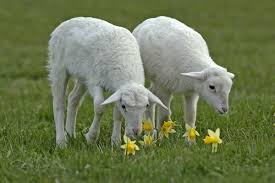
#> input picture images/1.jpg, 275 x 183 px, found by its file name
$ python sheep_vid.py
#> lines starting #> are read from the running program, lines starting #| are printed output that depends on the picture
import cv2
import os
import numpy as np
from sklearn import svm
from skimage.feature import hog
from sklearn.model_selection import train_test_split

# Data Preparation
data_directory = 'D:/TIF/Semester 5/Project Peternakan Kambing/sheep/images'

# Create empty lists to store features and labels
X = []  # Features
y = []  # Labels (1 for sheep, 0 for not sheep)

# Load and preprocess images from the dataset
for filename in os.listdir(data_directory):
    if filename.endswith(".jpg"):
        image_path = os.path.join(data_directory, filename)
        img = cv2.imread(image_path)
#> img is the input picture: shape (183, 275, 3); mean B, G, R 81.2, 120, 108.7

        # Preprocess the image (resize, convert to grayscale)
        img = cv2.resize(img, (64, 64))
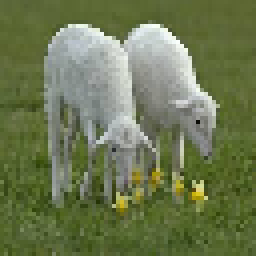
#> img: shape (64, 64, 3) (shown 4 times larger); mean B, G, R 81.1, 119.8, 108.5
        gray_img = cv2.cvtColor(img, cv2.COLOR_BGR2GRAY)
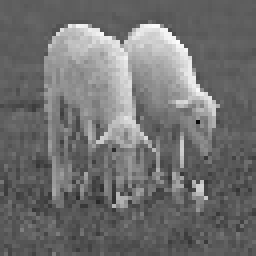
#> gray_img: shape (64, 64) (shown 4 times larger); min 11, max 252, mean 112

        # Extract features (HOG, you can use other methods as well)
        features = hog(gray_img, pixels_per_cell=(8, 8), cells_per_block=(2, 2))
#> features = 1764 values, max 0.551 at index 186, min 0 at index 53, mean 0.139

        # Append features and labels
        X.append(features)
        if "sheep" in filename:
            y.append(1)
        else:
            y.append(0)
#> pass 2 of the loop `for filename in os.listdir(data_directory):`:
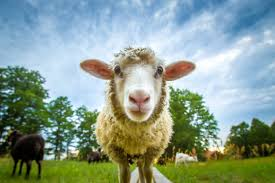
#> input picture images/11.jpg, 275 x 183 px, found by its file name
#> img is the input picture: shape (183, 275, 3); mean B, G, R 143.5, 155.8, 136.3
#> `img = cv2.resize(img, (64, 64))`:
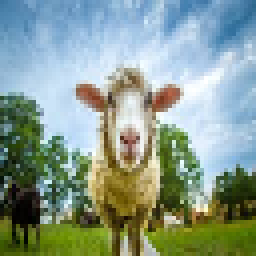
#> img: shape (64, 64, 3) (shown 4 times larger); mean B, G, R 143.6, 155.9, 136.4
#> `gray_img = cv2.cvtColor(img, cv2.COLOR_BGR2GRAY)`:
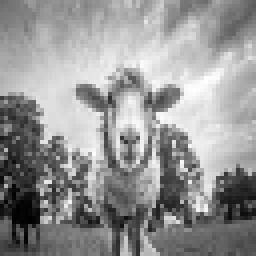
#> gray_img: shape (64, 64) (shown 4 times larger); min 0, max 255, mean 148.7
#> features = 1764 values, max 0.317 at index 553, min 0 at index 71, mean 0.144
#> pass 3 of the loop `for filename in os.listdir(data_directory):`:
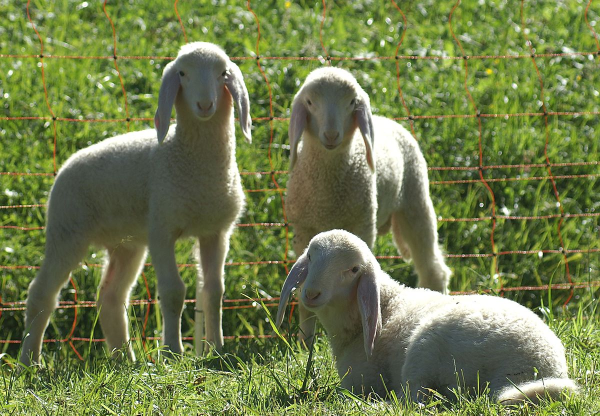
#> input picture images/1200px-Laemmer1.jpg, 1200 x 831 px, found by its file name (shown at 1/2 size)
#> img is the input picture: shape (831, 1200, 3); mean B, G, R 75.7, 123.4, 111.8
#> `img = cv2.resize(img, (64, 64))`:
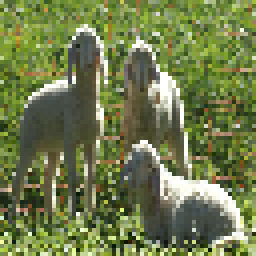
#> img: shape (64, 64, 3) (shown 4 times larger); mean B, G, R 75.8, 123.6, 112
#> `gray_img = cv2.cvtColor(img, cv2.COLOR_BGR2GRAY)`:
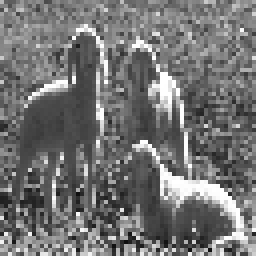
#> gray_img: shape (64, 64) (shown 4 times larger); min 15, max 255, mean 114.7
#> features = 1764 values, max 0.318 at index 541, min 0 at index 1758, mean 0.147

# Split the dataset into a training set and a testing set
X_train, X_test, y_train, y_test = train_test_split(X, y, test_size=0.2, random_state=42)
#> X_train = 2 items; X_test = 1 item; y_train = [0, 0]; y_test = [0]

# Train a Support Vector Machine (SVM) classifier
clf = svm.SVC(kernel='linear')
#> (the run stopped early here; a loop or call above may not have finished)
